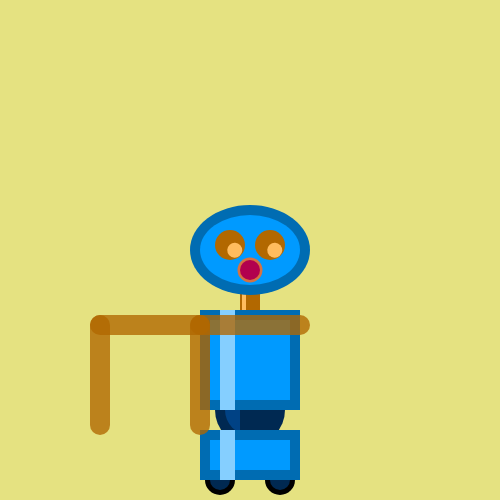
Frame 1 (no input)
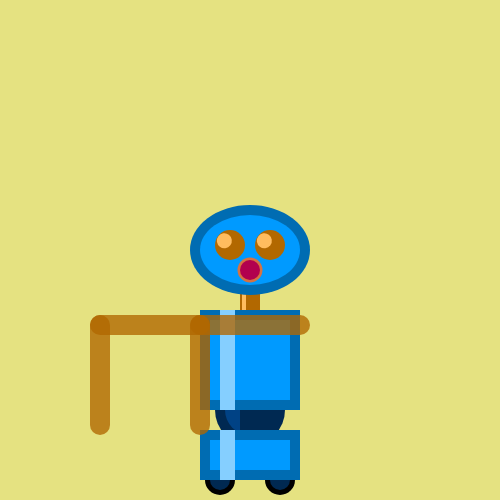
Frame 60 (no input)
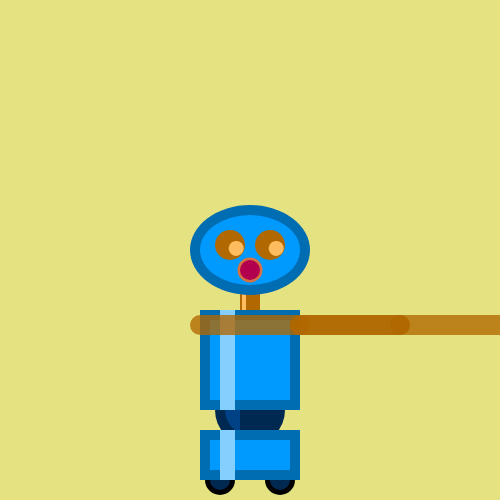
Frame 120 (the mouse pressed at the canvas centre since frame 60)

The p5.js sketch that drew these frames (run headless with seeded random() and noise() and a simulated clock; from frame 60 on, the mouse is pressed at the canvas centre):

// p5.js sketch
// ── sketch.js
var x, y;
var angle1 = 0.0;
var angle2 = 0.0;
var segLength = 100;



function setup() {
  // define artboard size
  createCanvas(500, 500);
  // Set here the values that are not changing all over the sketch

}

function draw() {
  background('#E5E281');


  angle1 = (mouseX / float(width) - 0.5) * -TWO_PI;
  angle2 = (mouseY / float(height) - 0.5) * PI;

  noStroke();
  //Neck
	push();
	fill('#B26800')
  rect(240, 250, 20, 100);
	pop();
	push();
	fill('#FFBC5E')
  rect(242, 250,4, 100);
	pop();


//middle wheel
  push();
  fill('#002952');
  ellipse(250, 410, 70, 70);
  pop();
	push();
	fill('#004285');
	ellipse(250, 410, 50, 50);
	pop();
	push();
	fill('#002952');
	rect(240, 410, 35, 20);
	pop();



  //Body
	push();
  fill('#006CB2')
  rect(200, 310, 100, 100);
  pop();
  push();
  fill('#009AFF')
  rect(210, 320, 80, 80);
  pop();
  push();
  fill('#85CFFF')
  rect(220, 310, 15, 100);
  pop();

  //Head
	push();
  fill('#006CB2')
  ellipse(250, 250, 120, 90);
	pop();
	push();
	fill('#009AFF')
	ellipse(250, 250, 100, 70);
	pop();
	push();
	fill('#B26800')
	ellipse(230, 245, 30, 30);
	pop();
	push();
	fill('#B26800')
	ellipse(270, 245, 30, 30);
	pop();
	push();
	fill('#FFBC5E')
	translate(270,245);
  rotate(frameCount/20);
	ellipse(5,5, 15, 15);
	pop();
	push();
	fill('#FFBC5E')
	translate(230,245);
	rotate(frameCount/20);
	ellipse(5,5, 15, 15);
	pop();
	push();
	fill('#D77241')
	ellipse(250, 270, 25, 25);
	pop();
	push();
	fill('#B2004E')
	ellipse(250, 270, 20, 20);
	pop();



  //wheel
  push();
  fill('black');
  ellipse(220, 480, 30, 30);
  ellipse(280, 480, 30, 30);
  pop();
	push();
  fill('#002952');
  ellipse(220, 480, 20, 20);
  ellipse(280, 480, 20, 20);
  pop();
	//bottom
  push();
    fill('#006CB2')
  rect(200, 430, 100, 50);
  pop();
	push();
	fill('#009AFF')
	rect(210, 440, 80, 30);
	pop();
	push();
	fill('#85CFFF')
	rect(220, 430, 15, 50);
	pop();
	push();
	translate(300, 325);
	strokeWeight(20);
	stroke(178,104,0,200);
	segment(x, y, angle1);
	segment(segLength, 0, angle2);
	pop();
	push();
	translate(200, 325)
	strokeWeight(20);
	stroke(178,104,0,200);
	segment(x, y, angle1);
	segment(segLength, 0, angle2);

	pop();

}

function segment(x, y, a) {
  translate(x, y);
  rotate(a);
  line(0, 0, segLength, 0);
}
